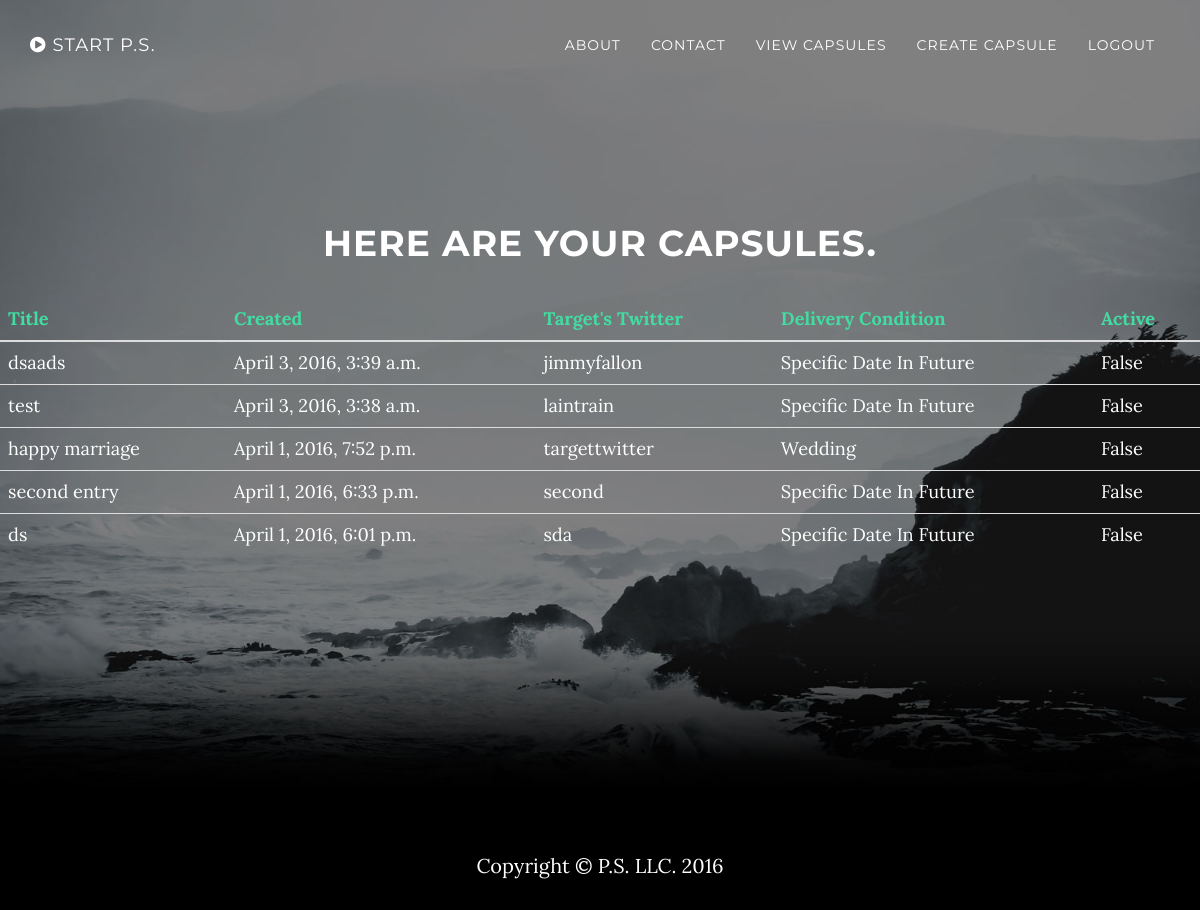
The app's page /capsules/ (signed in), older data.
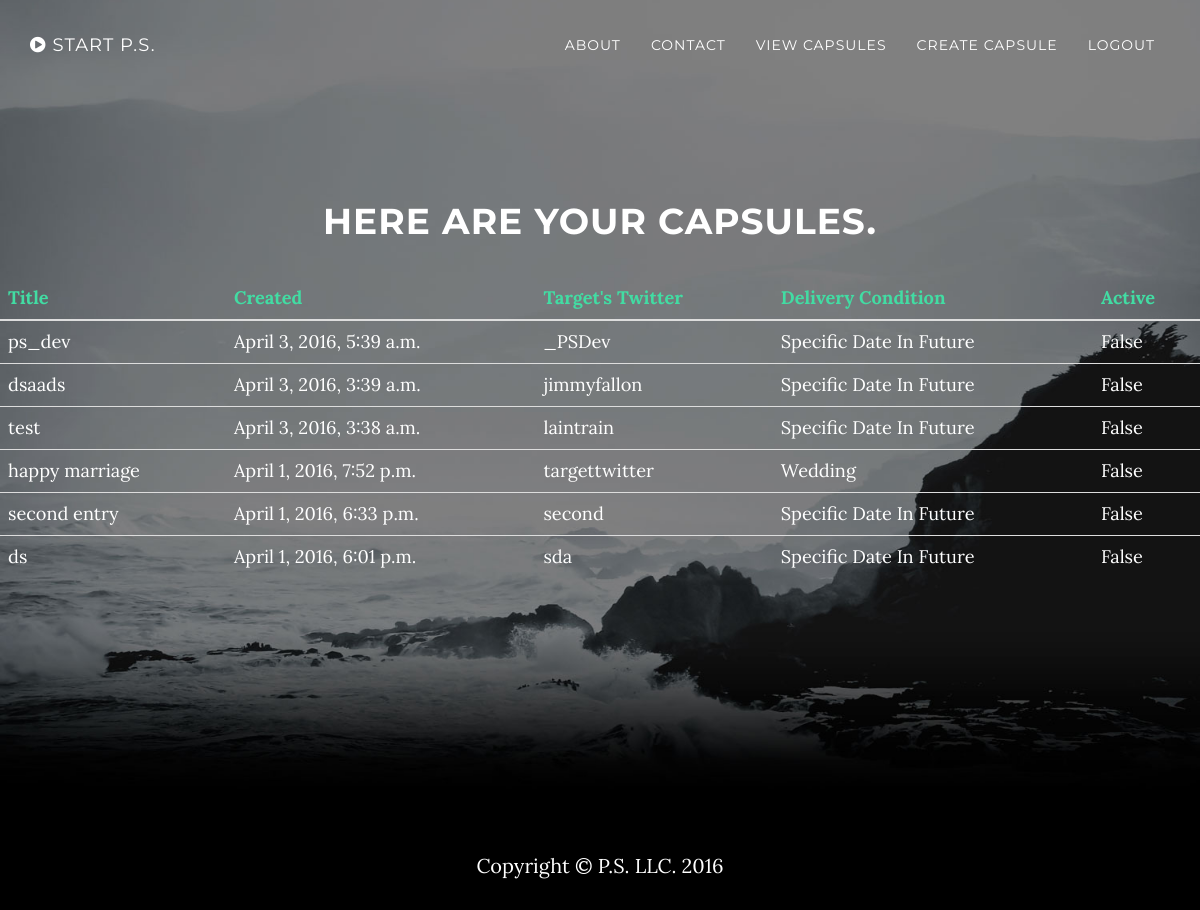
The same page, newer data.
### core/models.py (models this page shows)
class Capsule(models.Model):
    created = models.DateTimeField(auto_now_add=True)
    title = models.CharField(max_length=100, blank=True, default='')
    message = models.TextField(max_length=1000, blank=True, default='')
    file = models.FileField(blank=True)
    activation_type = models.CharField(max_length=10, choices=FUTURE_ACTIVATION_CHOICES, default='D')
    delivery_condition = models.CharField(max_length=10, choices=FUTURE_DELIVERY_CHOICES, default='SD')
    time_delivery = models.DateField(blank=True)
    owner = models.ForeignKey(User)
    is_active = models.BooleanField(default=False)
    is_deliverable = models.BooleanField(default=False)
    author_twitter = models.CharField(max_length=40, default='')
    target_twitter = models.CharField(max_length=40, default='')

### core/views.py (the view)
# urls.py: url(r'^capsules/$', views.display_capsules_view, name='display_capsules_view'),
@login_required(login_url='login')
def display_capsules_view(request):
    if request.method == 'GET':
        capsules = Capsule.objects.filter(owner=request.user).order_by(
            '-created')  # get all capsules belonging to a particular user,recent first
        capsules = translate_delivery_condition(
            capsules)  # convert DB delivery notation to verbose string,aka 'SD' -> Specific Date In The Future
        return render(request, 'display_capsules.html', {'capsules': capsules})

### core/views.py (called while the page is built)
def translate_delivery_condition(ax):
    for data in ax:
        data.delivery_condition = FUTURE_DELIVERY_DICT[data.delivery_condition]
    return ax

### core/templates/display_capsules.html
{% extends 'base.html' %}
{% block content %}
    <header class="intro">
        <div class="intro-body">
            <h1>Here are your capsules.</h1>
            <div class="row">
                <div class="col-lg-12 text-left ">
                    <div class="table-responsive ">
                        <table class="table " style="font-size:130%;color:white;">
                            <thead class="indigo">
                            <th>Title</th>
                            <th>Created</th>
                            <th>Target's Twitter</th>
                            <th>Delivery Condition</th>
                            <th>Active</th>
                            </thead>
                            {% for capsule in capsules %}
                                <tr>
                                    <td>{{ capsule.title }}</td>
                                    <td>{{ capsule.created }}</td>
                                    <td>{{ capsule.target_twitter }}</td>
                                    <td>{{ capsule.delivery_condition}}</td>
                                    <td>{{ capsule.is_active }}</td>
                                </tr>
                            {% endfor %}
                        </table>
                    </div>
                </div>
            </div>
        </div>
    </header>
{% endblock %}

### core/templates/base.html (shortened to what this page needs)
<!DOCTYPE html>
<html lang="en">
<head>
    {% load staticfiles %}
    <link href="{% static "core/css/bootstrap.min.css" %}" rel="stylesheet">
    <link href="{% static "core/css/grayscale.css" %}" rel="stylesheet">
    <link href="{% static "core/css/font-awesome.min.css" %}" rel="stylesheet" type="text/css">
</head>
<body id="page-top" data-spy="scroll" data-target=".navbar-fixed-top">
<nav class="navbar navbar-custom navbar-fixed-top" role="navigation">
    <div class="container">
        <div class="navbar-header">
            {% if not user.is_authenticated %}
                <a class="navbar-brand page-scroll" href="/login">
            {% else %}
                <a class="navbar-brand page-scroll" href="/create_capsule">
            {% endif %}
            <i class="fa fa-play-circle"></i> <span class="light">Start P.S.</span>
            </a>
        </div>
        <div class="collapse navbar-collapse navbar-right navbar-main-collapse">
            <ul class="nav navbar-nav">
                <li>
                    <a class="page-scroll" href="../#about">About</a>
                </li>
                <li>
                    <a class="page-scroll" href="#contact">Contact</a>
                </li>
                {% if not user.is_authenticated %}
                    <li>
                        <a href="/login">Login</a>
                    </li>
                    <li>
                        <a class="page-scroll" href="#register">Register</a>
                    </li>
                {% else %}
                    <li>
                        <a href="/capsules">View Capsules</a>
                    </li>
                    <li>
                        <a href="/create_capsule">Create Capsule</a>
                    </li>
                    <li>
                        <a href="/logout">Logout</a>
                    </li>
                {% endif %}
            </ul>
        </div>
    </div>
</nav>
{% block content %}{% endblock %}
<footer>
    <div class="container text-center">
        <p>Copyright &copy; P.S. LLC. 2016</p>
    </div>
</footer>
</body>
</html>

### core/static/core/css/grayscale.css (style rules this page uses)
body { width: 100%; height: 100%; font-family: Lora,"Helvetica Neue",Helvetica,Arial,sans-serif; color: #fff; background-color: #000; }
html { width: 100%; height: 100%; }
h1, h2, h3, h4, h5, h6 { margin: 0 0 35px; text-transform: uppercase; font-family: Montserrat,"Helvetica Neue",Helvetica,Arial,sans-serif; font-weight: 700; letter-spacing: 1px; }
p { margin: 0 0 25px; font-size: 18px; line-height: 1.5; }
@media (min-width:768px) { p { margin: 0 0 35px; font-size: 20px; line-height: 1.6; } }
a { color: #42dca3; -webkit-transition: all .2s ease-in-out; -moz-transition: all .2s ease-in-out; transition: all .2s ease-in-out; }
.light { font-weight: 400; }
.navbar-custom { margin-bottom: 0; border-bottom: 1px solid rgba(255,255,255,.3); text-transform: uppercase; font-family: Montserrat,"Helvetica Neue",Helvetica,Arial,sans-serif; background-color: #000; }
.navbar-custom .navbar-brand { font-weight: 700; }
.navbar-custom a { color: #fff; }
.navbar-custom .nav li a { -webkit-transition: background .3s ease-in-out; -moz-transition: background .3s ease-in-out; transition: background .3s ease-in-out; }
@media (min-width:768px) { .navbar-custom { padding: 20px 0; border-bottom: 0; letter-spacing: 1px; background: 0 0; -webkit-transition: background .5s ease-in-out,padding .5s ease-in-out; -moz-transition: background .5s ease-in-out,padding .5s ease-in-out; transition: background .5s ease-in-out,padding .5s ease-in-out; } }
.intro { display: table; width: 100%; height: auto; padding: 100px 0; text-align: center; color: #fff; background: url(../img/intro-bg.jpg) no-repeat bottom center scroll; background-color: #000; -webkit-background-size: cover; -moz-background-size: cover; background-size: cover; -o-background-size: cover; }
.intro .intro-body { display: table-cell; vertical-align: middle; }
@media (min-width:768px) { .intro { height: 100%; padding: 0; } }
footer { padding: 50px 0; }
footer p { margin: 0; }
body { webkit-tap-highlight-color: rgba(255,255,255,.2); }
.indigo { color: #42dca3; }

Row changes from the older to the newer data that the page shows:
added Capsule: title "ps_dev", created "April 3, 2016, 5:39 a.m.", target_twitter "_PSDev", delivery_condition "Specific Date In Future", is_active "False"
